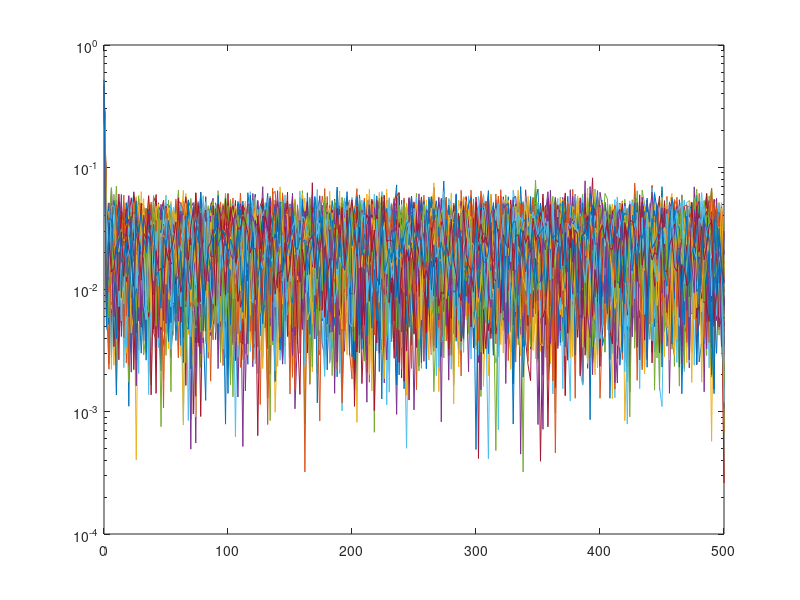
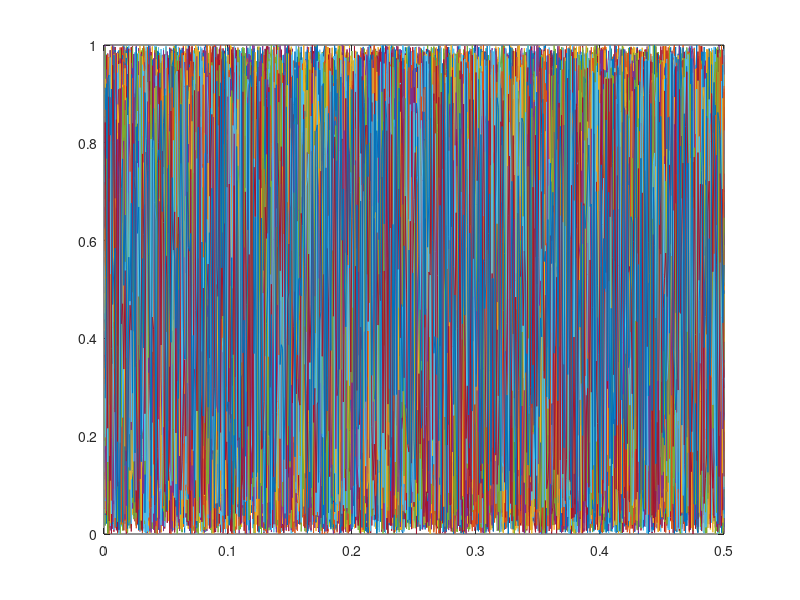

Write MATLAB code to recreate these figures, in order.
data = rand(60000,1); % replace with your data
y = [];
for i = 1:120
  y(:,i) = data((i-1)*500+1:(i)*500);;
end
% perform the fft as;
L = 500;
Y = fft(y);
P2 = abs(Y/L);
P1 = P2(1:L/2+1,:);
P1(2:end-1,:) = 2*P1(2:end-1,:);
% obtain frequency matrix;
Fs = 1e3; % sampling frequency
f = Fs*(0:(L/2))/L;
% plot frequency domain
figure(1)
semilogy(f,P1)
% plot time domain
figure(2)
plot([1:L]/Fs,y)
